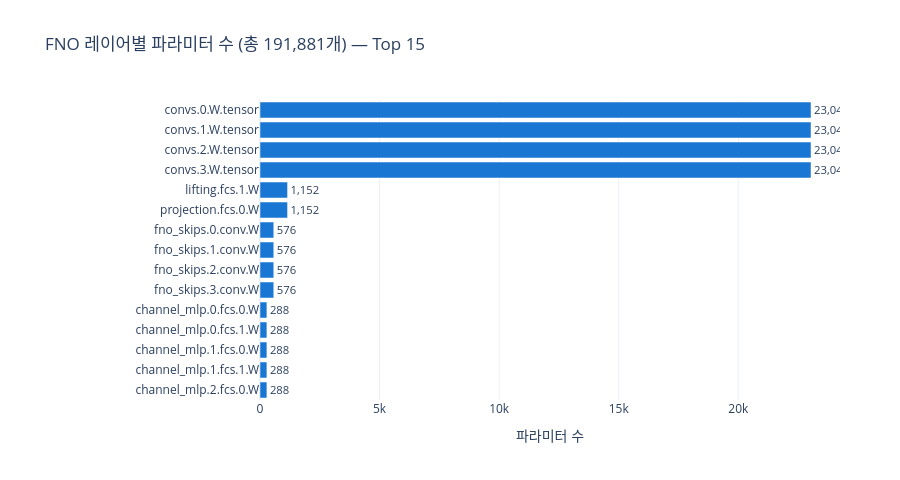

The code cell stored with this chart in its notebook:
### Markdown cell above
## 5. 🏋️ 모델 생성 및 학습

### FNO 모델 파라미터 설명

| 파라미터 | 값 | 의미 |
|---------|---|------|
| `n_modes` | (8, 8) | 유지할 푸리에 모드 수 (x, y 방향) |
| `in_channels` | 1 | 입력 채널 수 (투수율 1개) |
| `out_channels` | 1 | 출력 채널 수 (압력 1개) |
| `hidden_channels` | 24 | 잠재 표현의 채널 폭 |
| `n_layers` | 4 | FNO 블록 수 (기본값) |
| `projection_channel_ratio` | 2 | 투영 채널 비율 |

### Code cell
# ── FNO 모델 생성 ──
model = FNO(
    n_modes=(8, 8),
    in_channels=1,
    out_channels=1,
    hidden_channels=24,
    projection_channel_ratio=2,
)
model = model.to(device)

n_params = count_model_params(model)
print(f'✅ 모델 파라미터 수: {n_params:,}')
print()

# 레이어별 파라미터 수 시각화
layer_names, layer_params = [], []
for name, param in model.named_parameters():
    if param.requires_grad:
        layer_names.append(name)
        layer_params.append(param.numel())

# 상위 15개 레이어
top_k = 15
sorted_idx = sorted(range(len(layer_params)), key=lambda i: layer_params[i], reverse=True)
top_names  = [layer_names[i].replace('fno_blocks.', '').replace('weight', 'W')[:40]
              for i in sorted_idx[:top_k]]
top_params = [layer_params[i] for i in sorted_idx[:top_k]]

fig = go.Figure(go.Bar(
    x=top_params[::-1],
    y=top_names[::-1],
    orientation='h',
    marker_color='#1976D2',
    text=[f'{p:,}' for p in top_params[::-1]],
    textposition='outside',
))
fig.update_layout(
    title=f'FNO 레이어별 파라미터 수 (총 {n_params:,}개) — Top {top_k}',
    xaxis_title='파라미터 수',
    height=480,
    template='plotly_white',
    margin=dict(l=260, r=60),
)
fig.show()

### Figure 1 — Plotly figure (JSON) as saved in the notebook; plotly's stock layout.template omitted (floating-point values rounded to 4 significant figures)
{"data": [{"marker": {"color": "#1976D2"}, "orientation": "h", "text": ["288", "288", "288", "288", "288", "576", "576", "576", "576", "1,152", "1,152", "23,040", "23,040", "23,040", "23,040"], "textposition": "outside", "type": "bar", "x": [288, 288, 288, 288, 288, 576, 576, 576, 576, 1152, 1152, 23040, 23040, 23040, 23040], "y": ["channel_mlp.2.fcs.0.W", "channel_mlp.1.fcs.1.W", "channel_mlp.1.fcs.0.W", "channel_mlp.0.fcs.1.W", "channel_mlp.0.fcs.0.W", "fno_skips.3.conv.W", "fno_skips.2.conv.W", "fno_skips.1.conv.W", "fno_skips.0.conv.W", "projection.fcs.0.W", "lifting.fcs.1.W", "convs.3.W.tensor", "convs.2.W.tensor", "convs.1.W.tensor", "convs.0.W.tensor"]}], "layout": {"height": 480, "margin": {"l": 260, "r": 60}, "title": {"text": "FNO 레이어별 파라미터 수 (총 191,881개) — Top 15"}, "xaxis": {"title": {"text": "파라미터 수"}}}}
